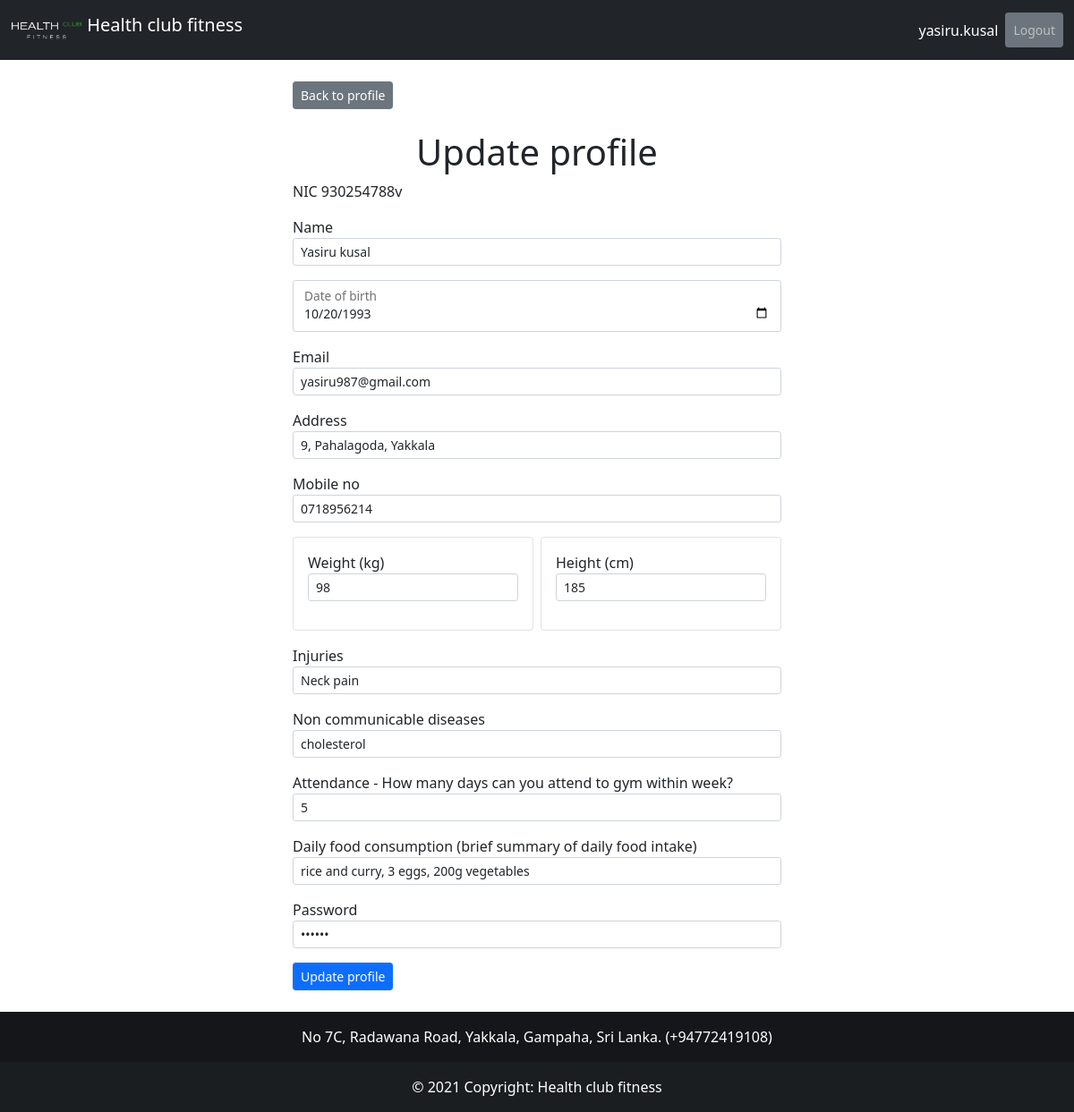
The page /client_update.php?nic=930254788v (signed in) on the database its author committed.
### tables this page shows
CREATE TABLE IF NOT EXISTS `client` (
  `nic` varchar(15) NOT NULL,
  `name` varchar(50) NOT NULL,
  `gender` varchar(20) NOT NULL,
  `dob` varchar(10) NOT NULL,
  `email` varchar(50) NOT NULL,
  `address` varchar(100) NOT NULL,
  `mobile_no` varchar(10) NOT NULL,
  `weight` varchar(3) NOT NULL,
  `height` varchar(3) NOT NULL,
  `injuries` varchar(200) NOT NULL,
  `non_spread_diseases` varchar(200) NOT NULL,
  `attendance` varchar(1) NOT NULL,
  `food_consumption` varchar(200) NOT NULL,
  `client_username` varchar(50) NOT NULL,
  `password` varchar(20) NOT NULL,
  `date_joined` timestamp NOT NULL DEFAULT CURRENT_TIMESTAMP,
  `deletion_indicator` varchar(20) DEFAULT NULL,
  PRIMARY KEY (`nic`)
);

### client_update.php (the view, shortened to what this page needs)
<?php
$servername='localhost';
$username='root';
$password='';
$dbname = "health_club_fitness";
$conn=mysqli_connect($servername,$username,$password,"$dbname");
$result = mysqli_query($conn,"SELECT nic, name,  dob, email, address, mobile_no, weight,  height,  injuries,  non_spread_diseases, attendance,  food_consumption,  password FROM client WHERE nic='" . $_GET['nic'] . "'");
$row= mysqli_fetch_array($result);
?>
<!DOCTYPE html>
<html lang="en">
<head>
    <link href="https://cdn.jsdelivr.net/npm/bootstrap@5.0.1/dist/css/bootstrap.min.css" rel="stylesheet">
</head>
<body>
<nav class="navbar navbar-expand-lg navbar-dark bg-dark ">
  <div class="container-fluid">
    <a class="navbar-brand" href="#">
    <img src="image/logo/HealthClubLogo.png" alt="" width="80" height="40" class="d-inline-block align-text-top">
        Health club fitness</a>
    <div class="collapse navbar-collapse" id="navbarNav">
      <ul class="navbar-nav ms-auto mb-2 mb-lg-0">
        <li class="nav-item ">
          <a class="nav-link active"><?php echo $_SESSION['ClientUser']; ?></a>
        </li>
        <li class="nav-item">
          <a class="nav-link btn btn-secondary btn-sm" role="button" href = "logout.php">Logout</a>
        </li>
      </ul>
    </div>
  </div>
</nav>
<div class="container">
  <div class="row">
    <div class="col">
    </div>
    <div class="col-6">
<form name="frmUser" method="post" action="" enctype="multipart/form-data" class="align-items-center">
<a class="btn btn-secondary btn-sm" href="client_dashboard.php" role="button">Back to profile</a>
  <h5 class="display-6 text-center">Update profile</h5>
<div class="col-auto mb-3">
NIC
<label> <?php echo $row['nic']; ?> </label>
</div>
<div class="col-auto mb-3">
Name
<input type="text" class="form-control form-control-sm" name="name" pattern="[A-Za-z ]+" value="<?php echo $row['name']; ?>">
</div>
<div class="col-auto form-floating mb-3">
<input type="Date" class="form-control form-control-sm" name="dob" value="<?php echo $row['dob']; ?>">
<label for="floatingInput">Date of birth</label>
</div>
<div class="col-auto mb-3">
Email
<input type="email" class="form-control form-control-sm" name="email" pattern="[a-z0-9._%+-]+@[a-z0-9.-]+\.[a-z]{2,4}$" value="<?php echo $row['email']; ?>">
</div>
<div class="col-auto mb-3">
Address
<input type="text" class="form-control form-control-sm" name="address" minlength="5" maxlength="100" value="<?php echo $row['address']; ?>">
</div>
<div class="col-auto mb-3">
Mobile no
<input type="tel" class="form-control form-control-sm" name="mobile_no" pattern="0[0-9]{9}" value="<?php echo $row['mobile_no']; ?>">
</div>
<div class="row gx-2 mb-3">
  <div class="col">
   <div class="p-3 rounded border">
  <div class="col-auto mb-3">
    Weight (kg)
    <input type="number" class="form-control form-control-sm" id="weight" name="weight"  value="<?php echo $row['weight']; ?>">
  </div>
   </div>
  </div>
  <div class="col">
    <div class="p-3 rounded border">
    <div class="col-auto mb-3">
    Height (cm)
    <input type="number" class="form-control form-control-sm" id="height" name="height" value="<?php echo $row['height']; ?>">
    </div>
    </div>
  </div>
</div>
  <div class="col-auto mb-3">
    Injuries
    <input type="text" class="form-control form-control-sm" id="injuries" name="injuries" maxlength="200" value="<?php echo $row['injuries']; ?>">
  </div>
  <div class="col-auto mb-3">
    Non communicable diseases
    <input type="text" class="form-control form-control-sm" id="non_spread_diseases" name="non_spread_diseases" maxlength="200" value="<?php echo $row['non_spread_diseases']; ?>">
  </div>
  <div class="col-auto mb-3">
    Attendance - How many days can you attend to gym within week?
    <input type="text" class="form-control form-control-sm" id="attendance" name="attendance" pattern="[0-7]{1}" value="<?php echo $row['attendance']; ?>">
  </div>
  <div class="col-auto mb-3">
    Daily food consumption (brief summary of daily food intake)
    <input type="text" class="form-control form-control-sm" id="food_consumption" placeholder="Daily food consumption" name="food_consumption" value="<?php echo $row['food_consumption']; ?>">
  </div>
<div class="col-auto mb-3">
Password
<input type="password" class="form-control form-control-sm" name="password" pattern="(?=.*\d)(?=.*[a-z])(?=.*[A-Z]).{8,}" title="Must contain at least one number and one uppercase and lowercase letter, and at least 8 or more characters" class="txtField" value="<?php echo $row['password']; ?>">
</div>
<div class="col-auto mb-3">
<button type="submit" class="btn btn-primary btn-sm" name="submit" value="Submit" class="buttom">Update profile</button>
</div>
</form>
    </div>
    <div class="col">
    </div>
  </div>
</div>
<footer class="bg-dark text-center text-white">
    <div class="text-center p-3" style="background-color: rgba(0, 0, 0, 0.4);">
        No 7C, Radawana Road, Yakkala, Gampaha, Sri Lanka. (+94772419108)
    </div>
    <div class="text-center p-3" style="background-color: rgba(0, 0, 0, 0.2);">
    © 2021 Copyright: Health club fitness
    </div>
</footer>
</body>
</html>

### rows shown on the page
client: nic "930254788v", name "Yasiru kusal", dob "10/20/1993", email "yasiru987@gmail.com", address "9, Pahalagoda, Yakkala", mobile_no "0718956214", weight "98", height "185", injuries "Neck pain", non_spread_diseases "cholesterol", attendance "5", food_consumption "rice and curry, 3 eggs, 200g vegetables"

### other values the page prints
$_SESSION['ClientUser'] "yasiru.kusal"
